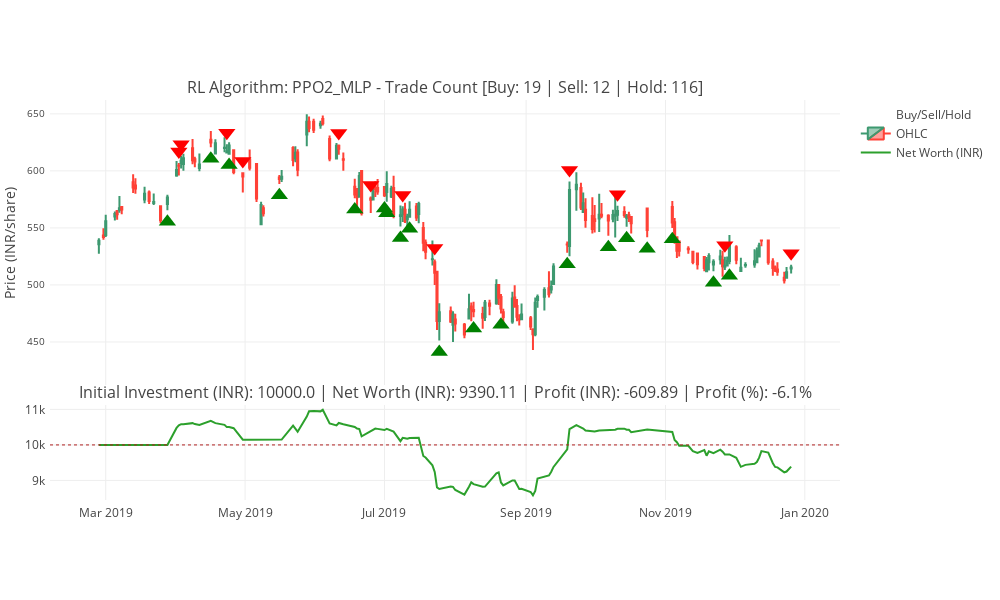

The cell this chart's notebook holds for it:
### Code cell
display_trades(trades)

### Figure 1 — Plotly figure (JSON) as saved in the notebook; plotly's stock layout.template omitted (floating-point values rounded to 4 significant figures; data arrays with more than 128 entries replaced by an {"elided": "..."} marker saying what was removed)
{"data": [{"marker": {"color": {"elided": "147 str values"}, "size": 15, "symbol": {"elided": "147 str values"}}, "mode": "markers", "name": "Buy/Sell/Hold", "type": "scatter", "x": {"elided": "147 str values"}, "xaxis": "x", "y": {"elided": "147 float values"}, "yaxis": "y"}, {"close": {"elided": "147 float values"}, "high": {"elided": "147 float values"}, "low": {"elided": "147 float values"}, "name": "OHLC", "open": {"elided": "147 float values"}, "type": "candlestick", "x": {"elided": "147 str values"}, "xaxis": "x", "yaxis": "y"}, {"mode": "lines", "name": "Net Worth (INR)", "type": "scatter", "x": {"elided": "147 str values"}, "xaxis": "x2", "y": {"elided": "147 float values"}, "yaxis": "y2"}], "layout": {"annotations": [{"font": {"size": 16}, "showarrow": false, "text": "RL Algorithm: PPO2_MLP - Trade Count [Buy: 19 | Sell: 12 | Hold: 116]", "x": 0.5, "xanchor": "center", "xref": "paper", "y": 1.0, "yanchor": "bottom", "yref": "paper"}, {"font": {"size": 16}, "showarrow": false, "text": "Initial Investment (INR): 10000.0 | Net Worth (INR): 9390.11 | Profit (INR): -609.89 | Profit (%): -6.1%", "x": 0.5, "xanchor": "center", "xref": "paper", "y": 0.2375, "yanchor": "bottom", "yref": "paper"}], "height": 600, "margin": {"b": 100, "l": 50, "pad": 4, "r": 50, "t": 100}, "shapes": [{"line": {"color": "firebrick", "dash": "dot", "width": 1}, "name": "Initial Balance", "type": "line", "x0": 0, "x1": 1, "xref": "x2 domain", "y0": 10000, "y1": 10000, "yref": "y2"}], "width": 1000, "xaxis": {"anchor": "y", "domain": [0, 1], "matches": "x2", "rangeslider": {"visible": false}, "showticklabels": false, "tickfont": {"size": 12}}, "xaxis2": {"anchor": "y2", "domain": [0, 1]}, "yaxis": {"anchor": "x", "domain": [0.2875, 1.0], "tickfont": {"size": 10}, "title": {"font": {"size": 14}, "text": "Price (INR/share)"}}, "yaxis2": {"anchor": "x2", "domain": [0, 0.2375]}}}
